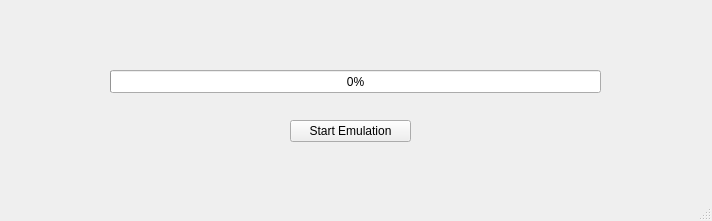
<?xml version="1.0" encoding="UTF-8"?>
<ui version="4.0">
 <class>MainWindow</class>
 <widget class="QMainWindow" name="MainWindow">
  <property name="geometry">
   <rect>
    <x>0</x>
    <y>0</y>
    <width>712</width>
    <height>221</height>
   </rect>
  </property>
  <property name="windowTitle">
   <string>Convertidor</string>
  </property>
  <widget class="QWidget" name="centralwidget">
   <widget class="QProgressBar" name="pbStatus">
    <property name="geometry">
     <rect>
      <x>110</x>
      <y>70</y>
      <width>491</width>
      <height>23</height>
     </rect>
    </property>
    <property name="value">
     <number>0</number>
    </property>
   </widget>
   <widget class="QPushButton" name="btnstart">
    <property name="geometry">
     <rect>
      <x>290</x>
      <y>120</y>
      <width>121</width>
      <height>22</height>
     </rect>
    </property>
    <property name="text">
     <string>Start Emulation</string>
    </property>
   </widget>
  </widget>
  <widget class="QStatusBar" name="statusbar"/>
 </widget>
 <resources/>
 <connections/>
</ui>
